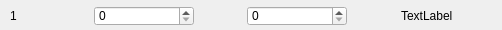
<?xml version="1.0" encoding="UTF-8"?>
<ui version="4.0">
 <class>Dialog</class>
 <widget class="QDialog" name="Dialog">
  <property name="geometry">
   <rect>
    <x>0</x>
    <y>0</y>
    <width>502</width>
    <height>30</height>
   </rect>
  </property>
  <property name="windowTitle">
   <string>Dialog</string>
  </property>
  <widget class="QWidget" name="gridLayoutWidget">
   <property name="geometry">
    <rect>
     <x>10</x>
     <y>0</y>
     <width>491</width>
     <height>32</height>
    </rect>
   </property>
   <layout class="QGridLayout" name="layout">
    <item row="0" column="6">
     <widget class="QLabel" name="label_counts">
      <property name="minimumSize">
       <size>
        <width>100</width>
        <height>0</height>
       </size>
      </property>
      <property name="maximumSize">
       <size>
        <width>100</width>
        <height>20</height>
       </size>
      </property>
      <property name="text">
       <string>TextLabel</string>
      </property>
     </widget>
    </item>
    <item row="0" column="1">
     <spacer name="horizontalSpacer_2">
      <property name="orientation">
       <enum>Qt::Horizontal</enum>
      </property>
      <property name="sizeHint" stdset="0">
       <size>
        <width>40</width>
        <height>20</height>
       </size>
      </property>
     </spacer>
    </item>
    <item row="0" column="2">
     <widget class="QSpinBox" name="spin_roi_lo">
      <property name="minimumSize">
       <size>
        <width>100</width>
        <height>0</height>
       </size>
      </property>
      <property name="maximumSize">
       <size>
        <width>100</width>
        <height>20</height>
       </size>
      </property>
     </widget>
    </item>
    <item row="0" column="4">
     <widget class="QSpinBox" name="spin_roi_hi">
      <property name="minimumSize">
       <size>
        <width>100</width>
        <height>0</height>
       </size>
      </property>
      <property name="maximumSize">
       <size>
        <width>100</width>
        <height>20</height>
       </size>
      </property>
     </widget>
    </item>
    <item row="0" column="3">
     <spacer name="horizontalSpacer">
      <property name="orientation">
       <enum>Qt::Horizontal</enum>
      </property>
      <property name="sizeHint" stdset="0">
       <size>
        <width>40</width>
        <height>20</height>
       </size>
      </property>
     </spacer>
    </item>
    <item row="0" column="0">
     <widget class="QLabel" name="label_channel">
      <property name="minimumSize">
       <size>
        <width>30</width>
        <height>15</height>
       </size>
      </property>
      <property name="maximumSize">
       <size>
        <width>30</width>
        <height>20</height>
       </size>
      </property>
      <property name="text">
       <string>1</string>
      </property>
     </widget>
    </item>
    <item row="0" column="5">
     <spacer name="horizontalSpacer_3">
      <property name="orientation">
       <enum>Qt::Horizontal</enum>
      </property>
      <property name="sizeHint" stdset="0">
       <size>
        <width>40</width>
        <height>20</height>
       </size>
      </property>
     </spacer>
    </item>
   </layout>
  </widget>
 </widget>
 <resources/>
 <connections/>
</ui>
